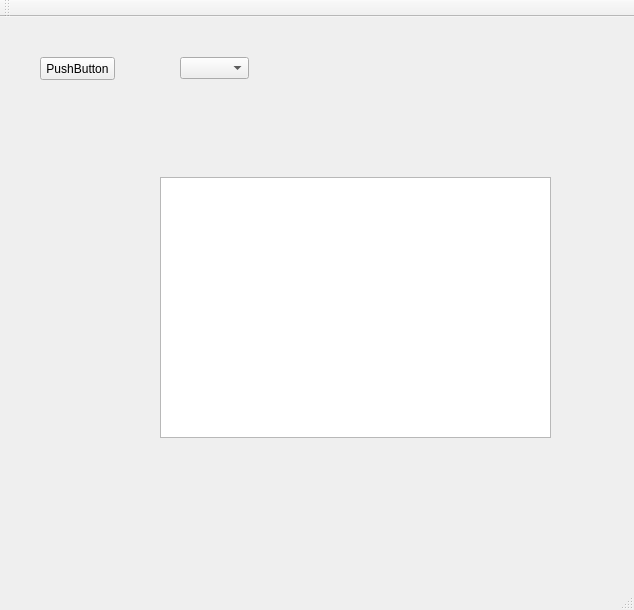
<?xml version="1.0" encoding="UTF-8"?>
<ui version="4.0">
 <class>MainWindow</class>
 <widget class="QMainWindow" name="MainWindow">
  <property name="geometry">
   <rect>
    <x>0</x>
    <y>0</y>
    <width>634</width>
    <height>610</height>
   </rect>
  </property>
  <property name="windowTitle">
   <string>MainWindow</string>
  </property>
  <widget class="QWidget" name="centralWidget">
   <widget class="QPushButton" name="startButton">
    <property name="geometry">
     <rect>
      <x>40</x>
      <y>40</y>
      <width>75</width>
      <height>23</height>
     </rect>
    </property>
    <property name="text">
     <string>PushButton</string>
    </property>
   </widget>
   <widget class="QComboBox" name="serialPortBox">
    <property name="geometry">
     <rect>
      <x>180</x>
      <y>40</y>
      <width>69</width>
      <height>22</height>
     </rect>
    </property>
    <property name="currentText">
     <string/>
    </property>
   </widget>
   <widget class="QTextBrowser" name="textBrowser">
    <property name="geometry">
     <rect>
      <x>160</x>
      <y>160</y>
      <width>391</width>
      <height>261</height>
     </rect>
    </property>
   </widget>
  </widget>
  <widget class="QMenuBar" name="menuBar">
   <property name="geometry">
    <rect>
     <x>0</x>
     <y>0</y>
     <width>634</width>
     <height>23</height>
    </rect>
   </property>
  </widget>
  <widget class="QToolBar" name="mainToolBar">
   <attribute name="toolBarArea">
    <enum>TopToolBarArea</enum>
   </attribute>
   <attribute name="toolBarBreak">
    <bool>false</bool>
   </attribute>
  </widget>
  <widget class="QStatusBar" name="statusBar"/>
 </widget>
 <layoutdefault spacing="6" margin="11"/>
 <resources/>
 <connections/>
</ui>
